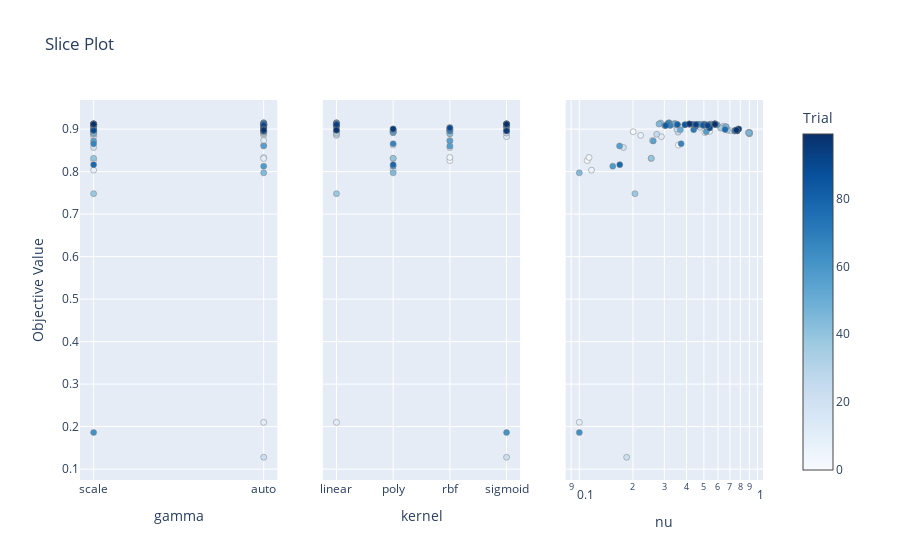

Source (notebook cell):
### Code cell
optuna.visualization.plot_slice(study)

### Figure 1 — Plotly figure (JSON) as saved in the notebook; plotly's stock layout.template omitted (floating-point values rounded to 4 significant figures)
{"data": [{"marker": {"color": [0, 1, 2, 3, 4, 5, 6, 7, 8, 9, 10, 11, 12, 13, 14, 15, 16, 17, 18, 19, 20, 21, 22, 23, 24, 25, 26, 27, 28, 29, 30, 31, 32, 33, 34, 35, 36, 37, 38, 39, 40, 41, 42, 43, 44, 45, 46, 47, 48, 49, 50, 51, 52, 53, 54, 55, 56, 57, 58, 59, 60, 61, 62, 63, 64, 65, 66, 67, 68, 69, 70, 71, 72, 73, 74, 75, 76, 77, 78, 79, 80, 81, 82, 83, 84, 85, 86, 87, 88, 89, 90, 91, 92, 93, 94, 95, 96, 97, 98, 99], "colorbar": {"title": {"text": "Trial"}, "x": 1, "xpad": 40}, "colorscale": [[0, "rgb(247,251,255)"], [0.125, "rgb(222,235,247)"], [0.25, "rgb(198,219,239)"], [0.375, "rgb(158,202,225)"], [0.5, "rgb(107,174,214)"], [0.625, "rgb(66,146,198)"], [0.75, "rgb(33,113,181)"], [0.875, "rgb(8,81,156)"], [1, "rgb(8,48,107)"]], "line": {"color": "Grey", "width": 0.5}, "showscale": true}, "mode": "markers", "name": "Feasible Trial", "showlegend": false, "type": "scatter", "x": ["auto", "scale", "auto", "scale", "auto", "scale", "auto", "scale", "auto", "auto", "auto", "auto", "scale", "scale", "scale", "auto", "auto", "scale", "auto", "scale", "auto", "scale", "auto", "scale", "scale", "auto", "scale", "scale", "scale", "auto", "scale", "auto", "auto", "auto", "scale", "scale", "auto", "scale", "scale", "scale", "auto", "auto", "scale", "scale", "auto", "auto", "scale", "scale", "auto", "scale", "auto", "auto", "scale", "auto", "auto", "scale", "auto", "auto", "auto", "auto", "auto", "auto", "scale", "scale", "auto", "auto", "auto", "scale", "scale", "auto", "auto", "scale", "auto", "scale", "scale", "auto", "scale", "auto", "scale", "scale", "scale", "auto", "auto", "auto", "scale", "scale", "auto", "auto", "scale", "auto", "scale", "scale", "auto", "scale", "scale", "auto", "auto", "scale", "auto", "scale"], "xaxis": "x", "y": [0.8625, 0.826, 0.8938, 0.8918, 0.8333, 0.8945, 0.9117, 0.8034, 0.8852, 0.8309, 0.2099, 0.8733, 0.8822, 0.8962, 0.8915, 0.8917, 0.8926, 0.9113, 0.9042, 0.8567, 0.8887, 0.9101, 0.1278, 0.8928, 0.9, 0.8908, 0.8878, 0.8915, 0.9065, 0.9117, 0.9119, 0.9053, 0.8976, 0.9113, 0.9003, 0.9003, 0.9023, 0.9101, 0.7481, 0.8313, 0.9047, 0.9144, 0.8894, 0.9106, 0.797, 0.9119, 0.8914, 0.9055, 0.9133, 0.9106, 0.9119, 0.8983, 0.9113, 0.9103, 0.9149, 0.8721, 0.8603, 0.8937, 0.8127, 0.9081, 0.9101, 0.9115, 0.1861, 0.9117, 0.9113, 0.9108, 0.9143, 0.8655, 0.9085, 0.9126, 0.8953, 0.8987, 0.9097, 0.9113, 0.8972, 0.9119, 0.8989, 0.9069, 0.8164, 0.9105, 0.9085, 0.9106, 0.9084, 0.9094, 0.9104, 0.9115, 0.9094, 0.9117, 0.9124, 0.9028, 0.897, 0.9097, 0.9083, 0.9106, 0.9126, 0.9003, 0.8958, 0.9122, 0.8976, 0.9113], "yaxis": "y"}, {"marker": {"color": [0, 1, 2, 3, 4, 5, 6, 7, 8, 9, 10, 11, 12, 13, 14, 15, 16, 17, 18, 19, 20, 21, 22, 23, 24, 25, 26, 27, 28, 29, 30, 31, 32, 33, 34, 35, 36, 37, 38, 39, 40, 41, 42, 43, 44, 45, 46, 47, 48, 49, 50, 51, 52, 53, 54, 55, 56, 57, 58, 59, 60, 61, 62, 63, 64, 65, 66, 67, 68, 69, 70, 71, 72, 73, 74, 75, 76, 77, 78, 79, 80, 81, 82, 83, 84, 85, 86, 87, 88, 89, 90, 91, 92, 93, 94, 95, 96, 97, 98, 99], "colorbar": {"title": {"text": "Trial"}, "x": 1, "xpad": 40}, "colorscale": [[0, "rgb(247,251,255)"], [0.125, "rgb(222,235,247)"], [0.25, "rgb(198,219,239)"], [0.375, "rgb(158,202,225)"], [0.5, "rgb(107,174,214)"], [0.625, "rgb(66,146,198)"], [0.75, "rgb(33,113,181)"], [0.875, "rgb(8,81,156)"], [1, "rgb(8,48,107)"]], "line": {"color": "Grey", "width": 0.5}, "showscale": false}, "mode": "markers", "name": "Feasible Trial", "showlegend": false, "type": "scatter", "x": ["poly", "rbf", "linear", "poly", "rbf", "poly", "sigmoid", "poly", "linear", "poly", "linear", "rbf", "sigmoid", "rbf", "sigmoid", "linear", "poly", "linear", "rbf", "rbf", "rbf", "sigmoid", "sigmoid", "rbf", "sigmoid", "sigmoid", "linear", "linear", "sigmoid", "linear", "linear", "linear", "poly", "linear", "poly", "rbf", "rbf", "sigmoid", "linear", "poly", "sigmoid", "linear", "rbf", "linear", "poly", "linear", "poly", "linear", "linear", "linear", "linear", "rbf", "linear", "sigmoid", "linear", "rbf", "rbf", "poly", "poly", "linear", "linear", "linear", "sigmoid", "linear", "linear", "sigmoid", "linear", "poly", "linear", "linear", "rbf", "rbf", "sigmoid", "linear", "sigmoid", "linear", "poly", "sigmoid", "poly", "linear", "sigmoid", "linear", "linear", "sigmoid", "linear", "sigmoid", "linear", "linear", "sigmoid", "rbf", "linear", "linear", "linear", "linear", "sigmoid", "poly", "sigmoid", "sigmoid", "linear", "sigmoid"], "xaxis": "x2", "y": [0.8625, 0.826, 0.8938, 0.8918, 0.8333, 0.8945, 0.9117, 0.8034, 0.8852, 0.8309, 0.2099, 0.8733, 0.8822, 0.8962, 0.8915, 0.8917, 0.8926, 0.9113, 0.9042, 0.8567, 0.8887, 0.9101, 0.1278, 0.8928, 0.9, 0.8908, 0.8878, 0.8915, 0.9065, 0.9117, 0.9119, 0.9053, 0.8976, 0.9113, 0.9003, 0.9003, 0.9023, 0.9101, 0.7481, 0.8313, 0.9047, 0.9144, 0.8894, 0.9106, 0.797, 0.9119, 0.8914, 0.9055, 0.9133, 0.9106, 0.9119, 0.8983, 0.9113, 0.9103, 0.9149, 0.8721, 0.8603, 0.8937, 0.8127, 0.9081, 0.9101, 0.9115, 0.1861, 0.9117, 0.9113, 0.9108, 0.9143, 0.8655, 0.9085, 0.9126, 0.8953, 0.8987, 0.9097, 0.9113, 0.8972, 0.9119, 0.8989, 0.9069, 0.8164, 0.9105, 0.9085, 0.9106, 0.9084, 0.9094, 0.9104, 0.9115, 0.9094, 0.9117, 0.9124, 0.9028, 0.897, 0.9097, 0.9083, 0.9106, 0.9126, 0.9003, 0.8958, 0.9122, 0.8976, 0.9113], "yaxis": "y2"}, {"marker": {"color": [0, 1, 2, 3, 4, 5, 6, 7, 8, 9, 10, 11, 12, 13, 14, 15, 16, 17, 18, 19, 20, 21, 22, 23, 24, 25, 26, 27, 28, 29, 30, 31, 32, 33, 34, 35, 36, 37, 38, 39, 40, 41, 42, 43, 44, 45, 46, 47, 48, 49, 50, 51, 52, 53, 54, 55, 56, 57, 58, 59, 60, 61, 62, 63, 64, 65, 66, 67, 68, 69, 70, 71, 72, 73, 74, 75, 76, 77, 78, 79, 80, 81, 82, 83, 84, 85, 86, 87, 88, 89, 90, 91, 92, 93, 94, 95, 96, 97, 98, 99], "colorbar": {"title": {"text": "Trial"}, "x": 1, "xpad": 40}, "colorscale": [[0, "rgb(247,251,255)"], [0.125, "rgb(222,235,247)"], [0.25, "rgb(198,219,239)"], [0.375, "rgb(158,202,225)"], [0.5, "rgb(107,174,214)"], [0.625, "rgb(66,146,198)"], [0.75, "rgb(33,113,181)"], [0.875, "rgb(8,81,156)"], [1, "rgb(8,48,107)"]], "line": {"color": "Grey", "width": 0.5}, "showscale": false}, "mode": "markers", "name": "Feasible Trial", "showlegend": false, "type": "scatter", "x": [0.3598, 0.1109, 0.2007, 0.5062, 0.1134, 0.5385, 0.5512, 0.1171, 0.221, 0.253, 0.1, 0.2567, 0.2889, 0.7034, 0.9, 0.8872, 0.9, 0.551, 0.4745, 0.1768, 0.9, 0.455, 0.1844, 0.3586, 0.3528, 0.9, 0.2717, 0.9, 0.6429, 0.4121, 0.4129, 0.6631, 0.6773, 0.5027, 0.7794, 0.5227, 0.6211, 0.534, 0.2051, 0.2533, 0.6655, 0.286, 0.9, 0.3558, 0.1, 0.2799, 0.8941, 0.6665, 0.3446, 0.3517, 0.3361, 0.369, 0.4768, 0.5932, 0.3189, 0.26, 0.1682, 0.5155, 0.1541, 0.3017, 0.3926, 0.5393, 0.1, 0.4997, 0.4642, 0.5077, 0.3177, 0.3725, 0.3234, 0.3133, 0.7431, 0.4382, 0.5463, 0.4347, 0.7504, 0.5736, 0.6576, 0.4505, 0.1687, 0.5795, 0.4959, 0.3549, 0.3059, 0.4956, 0.391, 0.4179, 0.447, 0.576, 0.5761, 0.5393, 0.7678, 0.5203, 0.5255, 0.4514, 0.5757, 0.7852, 0.769, 0.4152, 0.7615, 0.5769], "xaxis": "x3", "y": [0.8625, 0.826, 0.8938, 0.8918, 0.8333, 0.8945, 0.9117, 0.8034, 0.8852, 0.8309, 0.2099, 0.8733, 0.8822, 0.8962, 0.8915, 0.8917, 0.8926, 0.9113, 0.9042, 0.8567, 0.8887, 0.9101, 0.1278, 0.8928, 0.9, 0.8908, 0.8878, 0.8915, 0.9065, 0.9117, 0.9119, 0.9053, 0.8976, 0.9113, 0.9003, 0.9003, 0.9023, 0.9101, 0.7481, 0.8313, 0.9047, 0.9144, 0.8894, 0.9106, 0.797, 0.9119, 0.8914, 0.9055, 0.9133, 0.9106, 0.9119, 0.8983, 0.9113, 0.9103, 0.9149, 0.8721, 0.8603, 0.8937, 0.8127, 0.9081, 0.9101, 0.9115, 0.1861, 0.9117, 0.9113, 0.9108, 0.9143, 0.8655, 0.9085, 0.9126, 0.8953, 0.8987, 0.9097, 0.9113, 0.8972, 0.9119, 0.8989, 0.9069, 0.8164, 0.9105, 0.9085, 0.9106, 0.9084, 0.9094, 0.9104, 0.9115, 0.9094, 0.9117, 0.9124, 0.9028, 0.897, 0.9097, 0.9083, 0.9106, 0.9126, 0.9003, 0.8958, 0.9122, 0.8976, 0.9113], "yaxis": "y3"}], "layout": {"title": {"text": "Slice Plot"}, "xaxis": {"anchor": "y", "categoryarray": ["scale", "auto"], "categoryorder": "array", "domain": [0, 0.2889], "title": {"text": "gamma"}, "type": "category"}, "xaxis2": {"anchor": "y2", "categoryarray": ["linear", "poly", "rbf", "sigmoid"], "categoryorder": "array", "domain": [0.3556, 0.6444], "title": {"text": "kernel"}, "type": "category"}, "xaxis3": {"anchor": "y3", "domain": [0.7111, 1], "title": {"text": "nu"}, "type": "log"}, "yaxis": {"anchor": "x", "domain": [0, 1], "title": {"text": "Objective Value"}}, "yaxis2": {"anchor": "x2", "domain": [0, 1], "matches": "y", "showticklabels": false}, "yaxis3": {"anchor": "x3", "domain": [0, 1], "matches": "y", "showticklabels": false}}}
